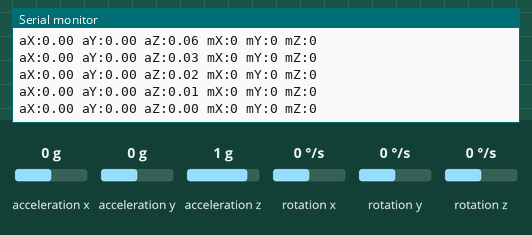
This sketch was run on a simulated Arduino Uno, built with avr-gcc and run on an emulated ATmega328P. Parts: the last lines printed to the serial monitor. Inputs (shaded band) come from the test bench; at power-on: acceleration x 0 g, acceleration y 0 g, acceleration z 1 g, rotation x 0 °/s, rotation y 0 °/s, rotation z 0 °/s.

Above: at 1.2 s.
1.3 s: acceleration x set to -1.4 g
At 1.34 s:
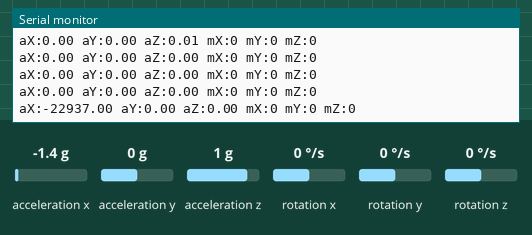
4.3 s: acceleration y set to -1.4 g
At 4.3 s:
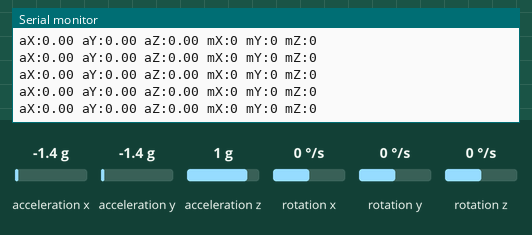
5.8 s: acceleration z set to -1.4 g
At 5.83 s:
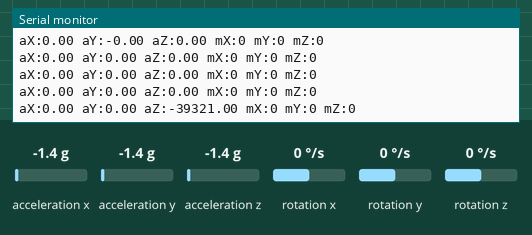
10.3 s: acceleration x set to -0.8 g
At 10.33 s:
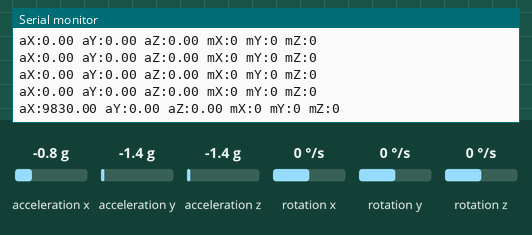
Timing chart, 0 to 13.3 s (numbered marks = the images above; inputs shaded):
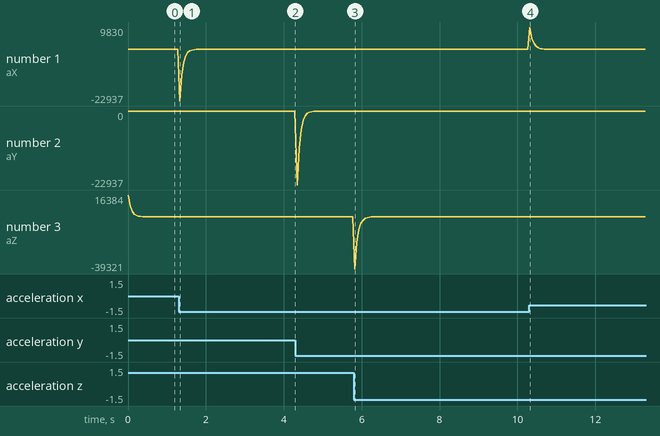

Measured:
- after the input at 1.3 s, the serial monitor: prints a new line at once (image 1)
- after the input at 5.8 s, the serial monitor: prints a new line at once (image 3)
- after the input at 10.3 s, the serial monitor: prints a new line at once (image 4)

The sketch:

test.ino
```cpp
#include <Wire.h>
#include <LSM303.h>

LSM303 compass;

double xav = 0.0;
double yav = 0.0;
double zav = 0.0;
int tick = 0;

void setup(){
  Wire.begin();
  compass.init();
  compass.enableDefault();
  Serial.begin(9600) ;
}

void loop()
{
  compass.read();

  Serial.print("aX:") ;
  Serial.print(compass.a.x - xav) ;
  Serial.print(" aY:") ;
  Serial.print(compass.a.y - yav) ;
  Serial.print(" aZ:") ;
  Serial.print(compass.a.z - zav) ;

  if(tick < 1000){
  xav = (xav + compass.a.x) / 2;
  yav = (yav + compass.a.y) / 2;
  zav = (zav + compass.a.z) / 2;
  tick++;
  }

  Serial.print(" mX:") ;
  Serial.print(compass.m.x) ;
  Serial.print(" mY:") ;
  Serial.print(compass.m.y) ;
  Serial.print(" mZ:") ;
  Serial.println(compass.m.z) ;

  delay(50) ;
}
```
